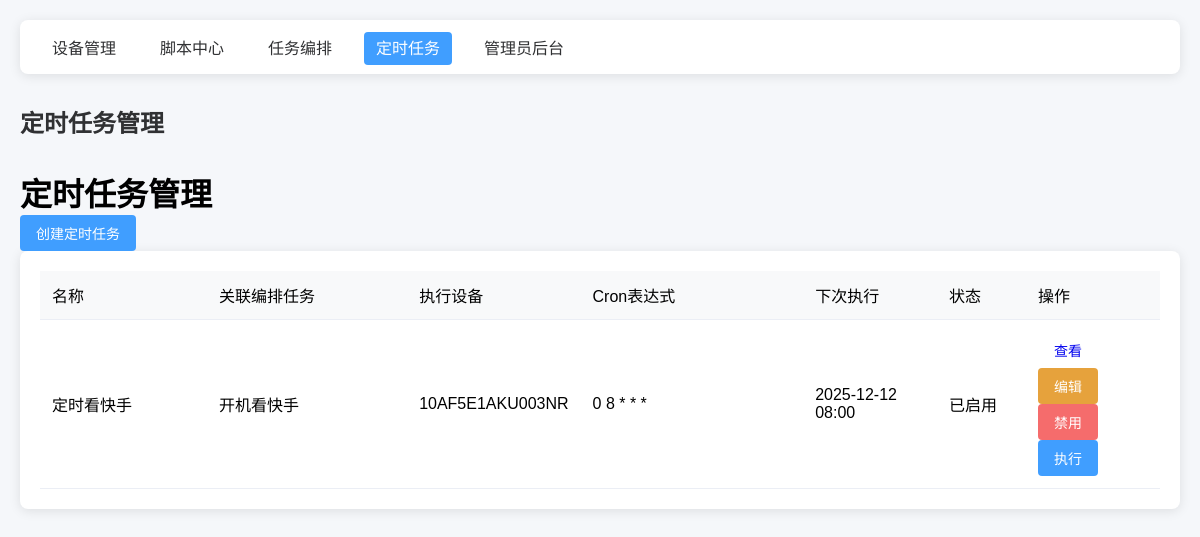
Page /scheduler/ on the earlier database version.
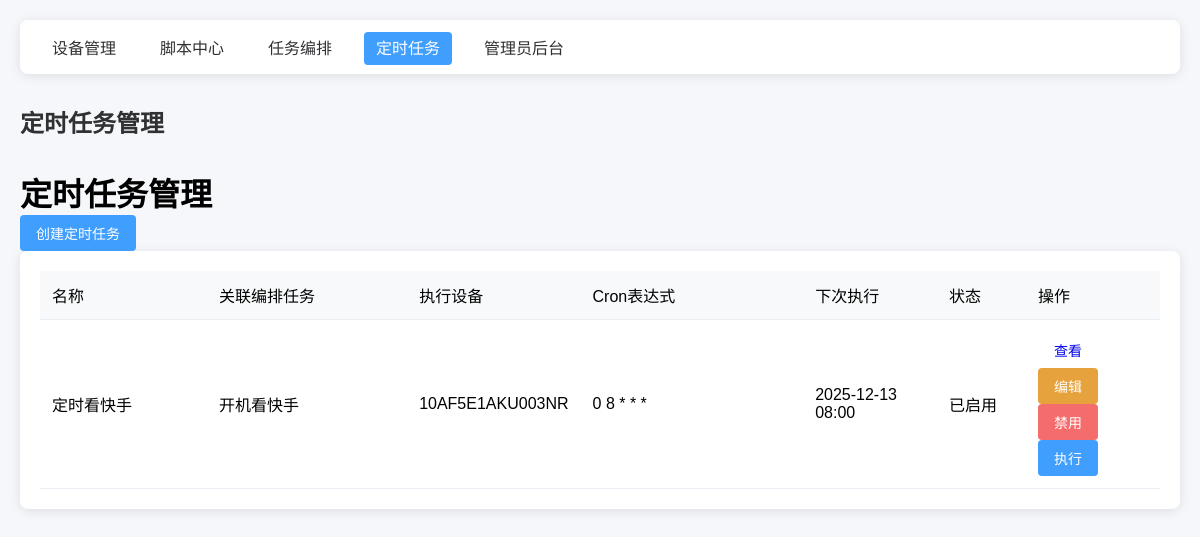
Same page on the later database version.
### task_scheduler/models.py (models this page shows, shortened)
class ScheduleTask(models.Model):
    name = models.CharField("定时任务名称", max_length=100, unique=True)
    orchestration = models.ForeignKey(
        OrchestrationTask,
        on_delete=models.CASCADE,
        related_name="schedules",
        verbose_name="关联编排任务"
    )
    device = models.ForeignKey(
        ADBDevice,
        on_delete=models.SET_NULL,
        null=True,
        blank=True,
        verbose_name="指定执行设备",
        help_text="为空则自动选择在线设备"
    )
    cron_expression = models.CharField(
        "Cron表达式",
        max_length=100,
        default="0 0 * * *",
        help_text="格式：分 时 日 月 周，支持标准Cron语法。示例：<br/>"
                  "0 8 * * * → 每天8点执行<br/>"
                  "0 0 * * 1,3,5 → 每周一/三/五0点执行<br/>"
                  "0 12 1,15 * * → 每月1/15号12点执行<br/>"
                  "*/30 * * * * → 每30分钟执行一次"
    )
    is_active = models.BooleanField("是否启用", default=True)
    last_run_time = models.DateTimeField("最后执行时间", blank=True, null=True)
    next_run_time = models.DateTimeField("下次执行时间", blank=True, null=True)
    create_time = models.DateTimeField("创建时间", default=datetime.datetime.now)  # 改这里
    update_time = models.DateTimeField("更新时间", auto_now=True)
    class Meta:
        verbose_name = "定时任务"
        verbose_name_plural = "定时任务管理"
        ordering = ["-create_time"]

### task_orchestration/models.py (models this page shows, shortened)
class OrchestrationTask(models.Model):
    TASK_STATUS = (
        ("draft", "草稿"),
        ("active", "已激活"),
        ("disabled", "已禁用"),
    )
    name = models.CharField("编排任务名称", max_length=100, unique=True)
    description = models.TextField("描述", blank=True, null=True)
    status = models.CharField("状态", max_length=20, choices=TASK_STATUS, default="draft")
    create_time = models.DateTimeField("创建时间", default=timezone.now)
    update_time = models.DateTimeField("更新时间", auto_now=True)
    class Meta:
        verbose_name = "编排任务"
        verbose_name_plural = "编排任务管理"
        ordering = ["-create_time"]

### adb_manager/models.py (models this page shows, shortened)
class ADBDevice(BaseModel):
    device_name = models.CharField(
        "设备名称",
        max_length=50,
        help_text="如：游戏手机1"
    )
    device_ip = models.GenericIPAddressField(
        "设备IP",
        blank=True,
        null=True,
        help_text="局域网IP（序列号连接时可不填），如192.168.3.100"
    )
    device_port = models.IntegerField(
        "ADB端口",
        default=5555,
        blank=True,
        null=True,
        help_text="默认5555（序列号连接时可不填）"
    )
    device_serial = models.CharField(
        "设备序列号",
        max_length=100,
        blank=True,
        null=True,
        help_text="ADB设备序列号（优先使用），如10AF5E1AKU003NR或192.168.3.100:5555"
    )
    is_active = models.BooleanField("是否启用监控", default=True)
    user = models.ForeignKey(
        CustomUser,
        on_delete=models.SET_NULL,
        null=True,
        blank=True,
        verbose_name="关联用户",
        help_text="绑定该设备的用户（为空则所有用户可操作）"
    )
    class Meta:
        verbose_name = "ADB设备"
        verbose_name_plural = "ADB设备管理"
        unique_together = ("device_ip", "device_port")

### task_scheduler/views.py (the view)
# urls.py: path('', views.ScheduleTaskListView.as_view(), name='list'),
class ScheduleTaskListView(View):
    def get(self, request):
        schedules = ScheduleTask.objects.all()
        return render(request, "task_scheduler/schedule_list.html", {
            "schedules": schedules,
            "page_title": "定时任务管理"
        })

### task_scheduler/templates/task_scheduler/schedule_list.html (shortened to what the changed rows need)
{% extends 'base.html' %}
{% block content %}
<div class="container mt-4">
    <div class="d-flex justify-content-between align-items-center mb-4">
        <h1>{{ page_title }}</h1>
    </div>
    <div class="card">
        <div class="table-responsive">
            <table class="table table-hover mb-0">
                <thead class="table-light">
                    <tr>
                        <th style="width: 15%;">名称</th>
                        <th style="width: 18%;">关联编排任务</th>
                        <th style="width: 15%;">执行设备</th>
                        <th style="width: 20%;">Cron表达式</th>
                        <th style="width: 12%;">下次执行</th>
                        <th style="width: 8%;">状态</th>
                        <th style="width: 12%;">操作</th>
                    </tr>
                </thead>
                <tbody>
                    {% for schedule in schedules %}
                    <tr>
                        <td>{{ schedule.name }}</td>
                        <td>{{ schedule.orchestration.name }}</td>
                        <td>
                            {% if schedule.device %}
                                {{ schedule.device.device_name }}
                            {% else %}
                                <span class="text-muted">自动选择</span>
                            {% endif %}
                        </td>
                        <td>{{ schedule.cron_expression }}</td>
                        <td>
                            {% if schedule.next_run_time %}
                                {{ schedule.next_run_time|date:"Y-m-d H:i" }}
                            {% else %}
                                <span class="text-muted">未计算</span>
                            {% endif %}
                        </td>
                        <td>
                            {% if schedule.is_active %}
                                <span class="badge bg-success">已启用</span>
                            {% else %}
                                <span class="badge bg-secondary">已禁用</span>
                            {% endif %}
                        </td>
                        <td>
                            <div class="d-flex gap-1">
                                <a href="{% url 'task_scheduler:detail' schedule.id %}"
                                   class="btn btn-info btn-sm d-flex align-items-center"
                                   title="查看详情">
                                    <span>查看</span>
                                </a>
                                <a href="{% url 'task_scheduler:edit' schedule.id %}"
                                   class="btn btn-warning btn-sm d-flex align-items-center"
                                   title="编辑任务">
                                    <span>编辑</span>
                                </a>
                                <form method="post" action="{% url 'task_scheduler:toggle' schedule.id %}" class="m-0">
                                    <button type="submit"
                                            class="btn {% if schedule.is_active %}btn-danger{% else %}btn-success{% endif %} btn-sm d-flex align-items-center"
                                            title="{% if schedule.is_active %}禁用任务{% else %}启用任务{% endif %}">
                                        <span>{% if schedule.is_active %}禁用{% else %}启用{% endif %}</span>
                                    </button>
                                </form>
                                <form method="post" action="{% url 'task_scheduler:execute' schedule.id %}" class="m-0">
                                    <button type="submit"
                                            class="btn btn-primary btn-sm d-flex align-items-center"
                                            title="立即执行">
                                        <span>执行</span>
                                    </button>
                                </form>
                            </div>
                        </td>
                    </tr>
                    {% empty %}
                    <tr>
                        <td colspan="7" class="text-center py-4">
                            <div class="text-muted">暂无定时任务，请点击"创建定时任务"按钮添加</div>
                        </td>
                    </tr>
                    {% endfor %}
                </tbody>
            </table>
        </div>
    </div>
</div>
{% endblock %}

Differences in the rows shown:
changed ScheduleTask "定时看快手": next_run_time "2025-12-12 08:00" → "2025-12-13 08:00"
